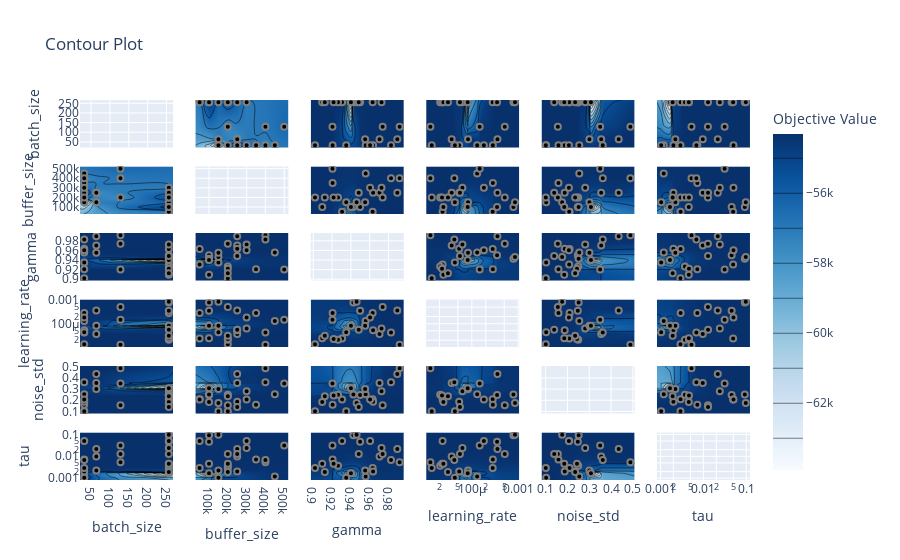

Notebook code cell kept with this figure:
### Markdown cell above
**Contour Plot**

This plot shows the relationship between two hyperparameters and their influence on the objective value.

### Code cell
from optuna.visualization import plot_contour

fig = plot_contour(study)
fig.show()
